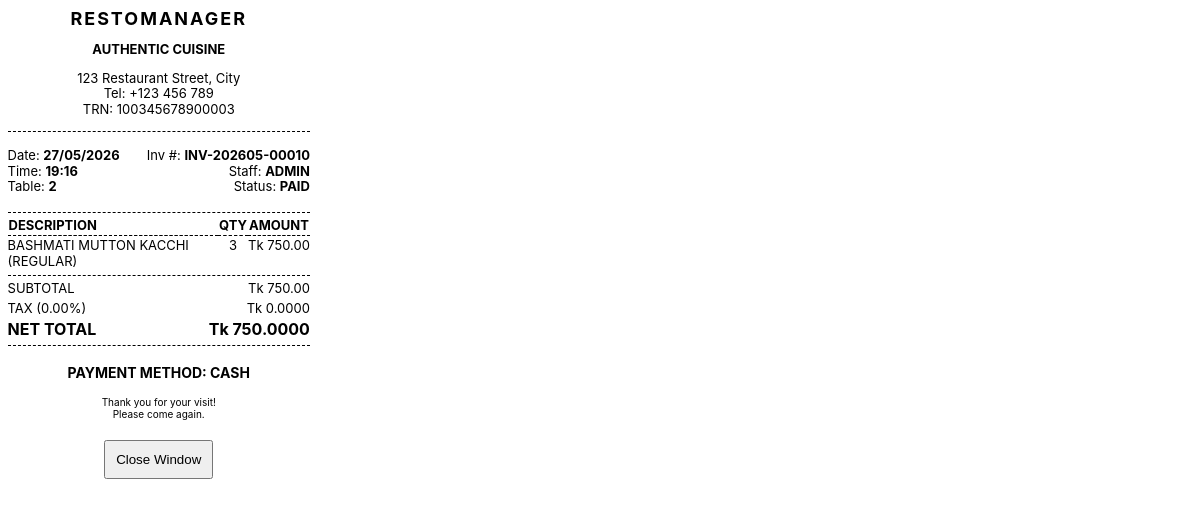
/order/10/print/ (signed in), run on an earlier commit of the app's database.
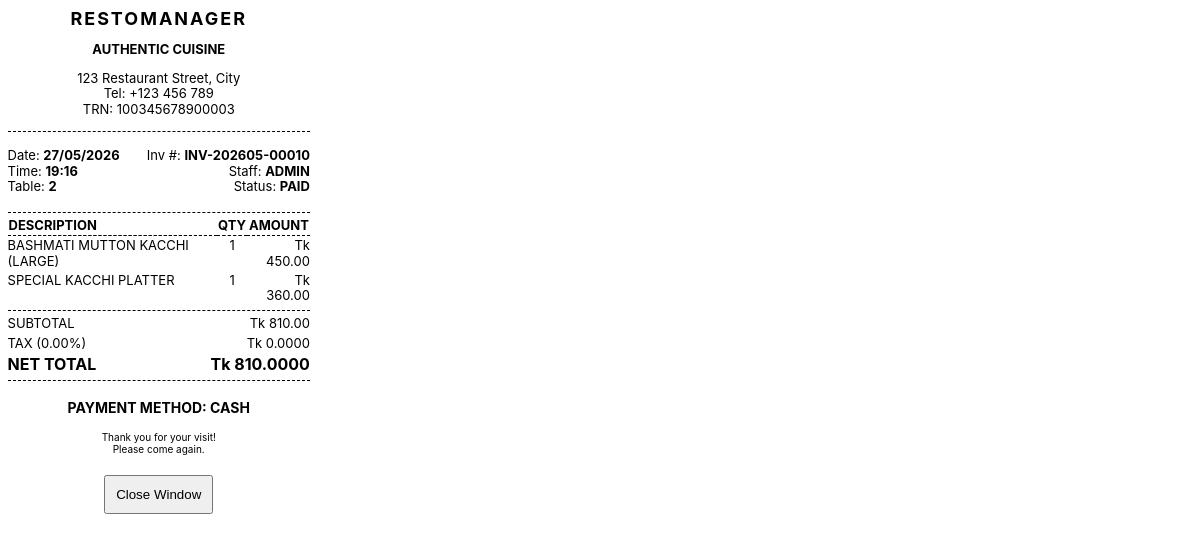
And on a later commit of the database.
### core/models/order.py (models this page shows, shortened)
class Order(models.Model):
    STATUS_CHOICES = [
        ('pending', 'Pending'),
        ('cooking', 'Cooking'),
        ('served', 'Served'),
        ('paid', 'Paid'),
        ('cancelled', 'Cancelled'),
    ]
    PAYMENT_CHOICES = [
        ('cash', 'Cash'),
        ('card', 'Card'),
        ('mobile', 'Mobile Banking'),
    ]
    table = models.ForeignKey('Table', on_delete=models.CASCADE, related_name='orders')
    staff = models.ForeignKey(User, on_delete=models.SET_NULL, null=True, related_name='orders')
    customer = models.ForeignKey('Customer', on_delete=models.SET_NULL, null=True, blank=True, related_name='orders')
    status = models.CharField(max_length=20, choices=STATUS_CHOICES, default='pending')
    payment_method = models.CharField(max_length=20, choices=PAYMENT_CHOICES, default='cash')
    tax_rate = models.DecimalField(max_digits=5, decimal_places=2, default=0.00) # e.g. 5.00 for 5%
    created_at = models.DateTimeField(auto_now_add=True)
    updated_at = models.DateTimeField(auto_now=True)
    @property
    def invoice_number(self):
        return f"INV-{self.created_at.strftime('%Y%m')}-{self.id:05d}"
    @property
    def subtotal(self):
        return sum(item.get_total_item_price() for item in self.items.all())
    @property
    def tax_amount(self):
        return (self.subtotal * self.tax_rate) / 100
    @property
    def total_price(self):
        return self.subtotal + self.tax_amount

### core/models/table.py (models this page shows, shortened)
class Table(models.Model):
    STATUS_CHOICES = [
        ('available', 'Available'),
        ('occupied', 'Occupied'),
        ('reserved', 'Reserved'),
    ]
    number = models.IntegerField(unique=True)
    capacity = models.IntegerField()
    status = models.CharField(max_length=20, choices=STATUS_CHOICES, default='available')

### core/models/order_item.py (models this page shows, shortened)
class OrderItem(models.Model):
    STATUS_CHOICES = [
        ('pending', 'Pending'),
        ('preparing', 'Preparing'),
        ('ready', 'Ready'),
        ('served', 'Served'),
    ]
    order = models.ForeignKey('Order', on_delete=models.CASCADE, related_name='items')
    menu_item = models.ForeignKey('MenuItem', on_delete=models.CASCADE)
    quantity = models.PositiveIntegerField(default=1)
    price = models.DecimalField(max_digits=10, decimal_places=2) # Price at the time of order
    status = models.CharField(max_length=20, choices=STATUS_CHOICES, default='pending')
    notes = models.CharField(max_length=255, blank=True, null=True)
    def get_total_item_price(self):
        return self.quantity * self.price

### core/models/menu_item.py (models this page shows, shortened)
class MenuItem(models.Model):
    category = models.ForeignKey('Category', on_delete=models.CASCADE, related_name='items')
    name = models.CharField(max_length=100)
    description = models.TextField(blank=True, null=True)
    price = models.DecimalField(max_digits=10, decimal_places=2)
    is_available = models.BooleanField(default=True)
    image = models.ImageField(upload_to='menu_items/', blank=True, null=True)

### core/views/receipt.py (the view)
class ReceiptDetailView(LoginRequiredMixin, DetailView):
    model = Order
    template_name = 'core/receipt_print.html'
    context_object_name = 'order'

### core/context_processors.py (called while the page is built)
def low_stock_processor(request):
    if request.user.is_authenticated:
        low_stock_count = 0
        ingredients = Ingredient.objects.all()
        for item in ingredients:
            if item.current_stock <= item.low_stock_threshold:
                low_stock_count += 1
        return {'sidebar_low_stock_count': low_stock_count}
    return {'sidebar_low_stock_count': 0}

### core/templates/core/receipt_print.html (shortened to what this page needs)
<!DOCTYPE html>
<html lang="en">
<head>
</head>
<body onload="window.print();">
    <div class="header text-center">
        <h2 style="letter-spacing: 2px;">RESTOMANAGER</h2>
        <p class="bold">AUTHENTIC CUISINE</p>
        <p>123 Restaurant Street, City<br>
        Tel: +123 456 789<br>
        TRN: 100345678900003</p>
    </div>
    <div class="divider"></div>
    <div style="display: flex; justify-content: space-between;">
        <div>
            <p>Date: <span class="bold">{{ order.created_at|date:"d/m/Y" }}</span><br>
            Time: <span class="bold">{{ order.created_at|date:"H:i" }}</span><br>
            Table: <span class="bold">{{ order.table.number }}</span></p>
        </div>
        <div class="text-right">
            <p>Inv #: <span class="bold">{{ order.invoice_number }}</span><br>
            Staff: <span class="bold">{{ order.staff.username|upper }}</span><br>
            Status: <span class="bold">{{ order.get_status_display|upper }}</span></p>
        </div>
    </div>
    <div class="divider"></div>
    <table>
        <thead>
            <tr>
                <th>DESCRIPTION</th>
                <th class="text-center">QTY</th>
                <th class="text-right">AMOUNT</th>
            </tr>
        </thead>
        <tbody>
            {% for item in order.items.all %}
            <tr>
                <td>{{ item.menu_item.name|upper }}</td>
                <td class="text-center">{{ item.quantity }}</td>
                <td class="text-right">Tk {{ item.get_total_item_price }}</td>
            </tr>
            {% endfor %}
        </tbody>
    </table>
    <div class="divider"></div>
    <div class="totals">
        <table>
            <tr>
                <td>SUBTOTAL</td>
                <td class="text-right">Tk {{ order.subtotal }}</td>
            </tr>
            <tr>
                <td>TAX ({{ order.tax_rate }}%)</td>
                <td class="text-right">Tk {{ order.tax_amount }}</td>
            </tr>
            <tr style="font-size: 16px;">
                <td class="bold">NET TOTAL</td>
                <td class="text-right bold">Tk {{ order.total_price }}</td>
            </tr>
        </table>
    </div>
    <div class="divider"></div>
    <div class="text-center" style="margin-top: 5mm;">
        <p class="bold" style="font-size: 14px;">PAYMENT METHOD: {{ order.get_payment_method_display|upper }}</p>
    </div>
    <div class="footer text-center">
        <p>Thank you for your visit!<br>
        Please come again.</p>
    </div>
    <div class="no-print text-center" style="margin-top: 20px;">
        <button onclick="window.close();" style="padding: 10px;">Close Window</button>
    </div>
</body>
</html>

### core/templates/core/receipt_print.html (style rules this page uses)
body { width: 80mm; margin: 0; padding: 2mm; font-family: -apple-system, BlinkMacSystemFont, "Segoe UI", Roboto, "Helvetica Neue", Arial, sans-serif; font-size: 13px; line-height: 1.2; color: #000; }
.text-center { text-align: center; }
.text-right { text-align: right; }
.bold { font-weight: bold; }
.header { margin-bottom: 2mm; }
.header h2 { margin: 0; font-size: 18px; }
.divider { border-top: 1px dashed #000; margin: 1mm 0; }
table { width: 100%; border-collapse: collapse; }
th { text-align: left; border-bottom: 1px dashed #000; padding-bottom: 0.5mm; }
td { padding: 0.5mm 0; vertical-align: top; }
.totals { margin-top: 1mm; }
.footer { margin-top: 2mm; font-size: 10px; }

What changed in the data, as far as the page shows it:
removed OrderItem: menu_item.name "BASHMATI MUTTON KACCHI (REGULAR)", quantity "3", get_total_item_price "750.00"
computed for Order "CASH": subtotal "750.00" → "810.00"; total_price "750.0000" → "810.0000"
added OrderItem: menu_item.name "BASHMATI MUTTON KACCHI (LARGE)", quantity "1", get_total_item_price "450.00"
added OrderItem: menu_item.name "SPECIAL KACCHI PLATTER", quantity "1", get_total_item_price "360.00"
